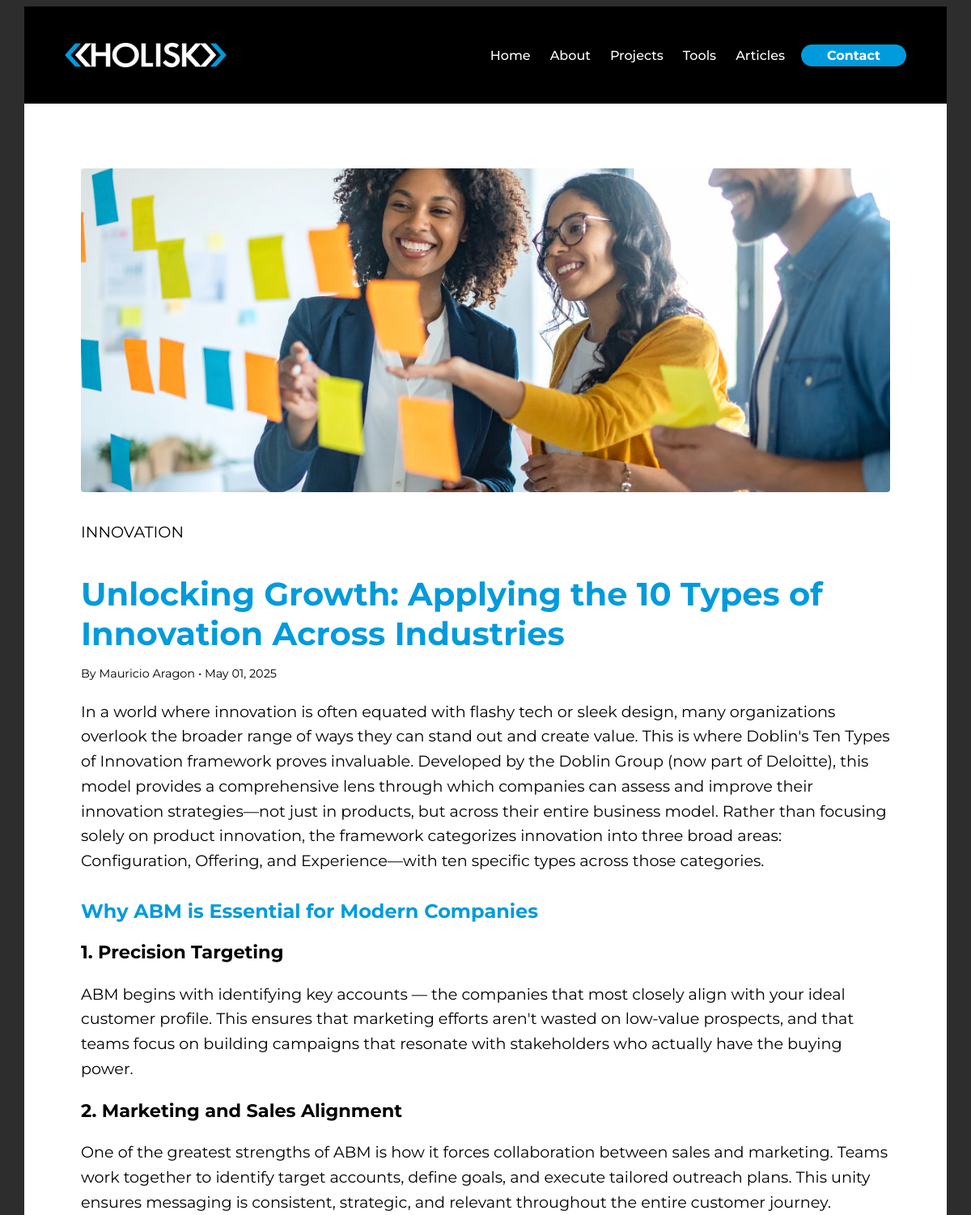
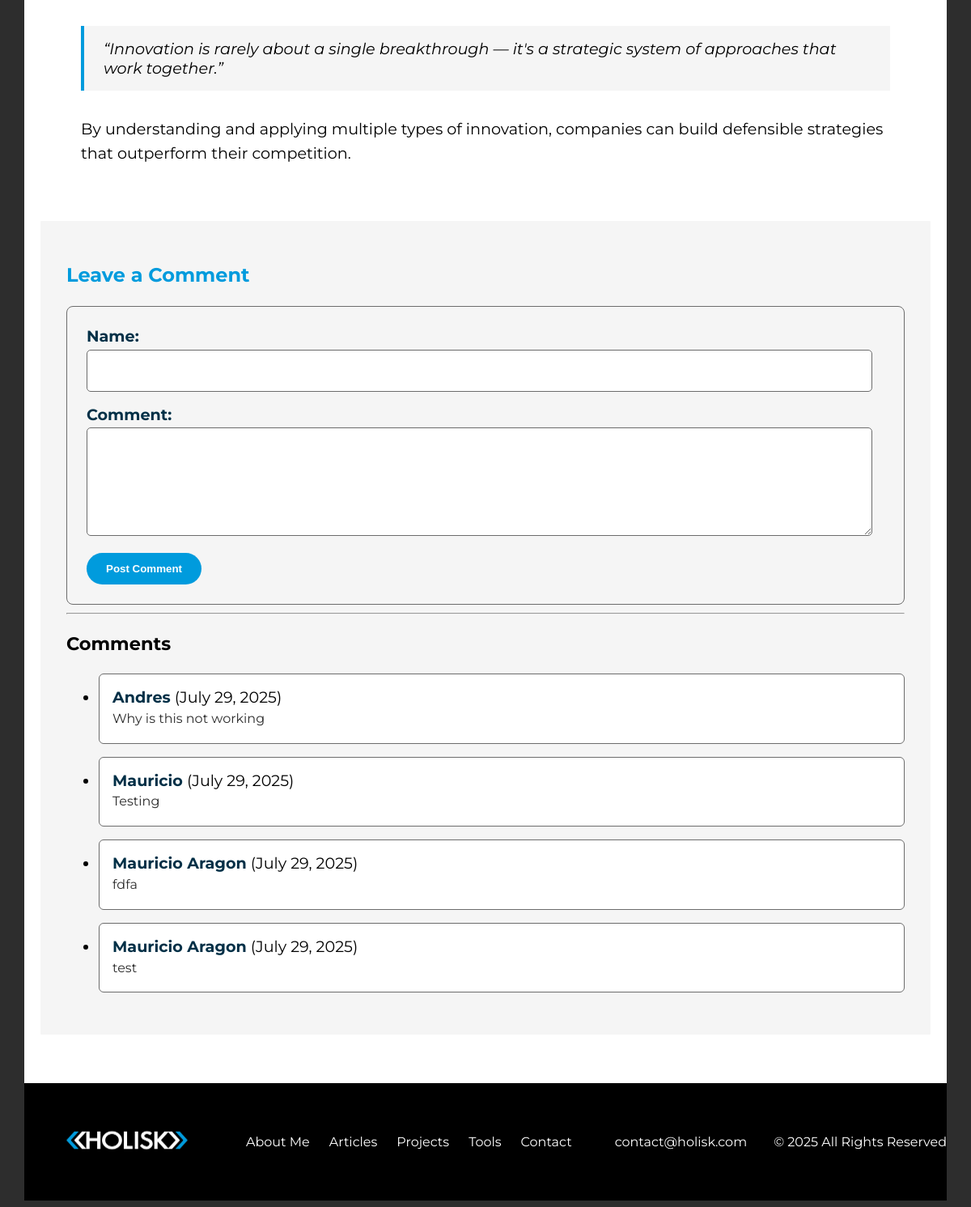
Page /articles/unlocking-growth-applying-the-10-types-of-innovation-across-industries on the committed database (2 pictures, top to bottom).
### articles_data.py (models this page shows, shortened)
class Article(db.Model):
    id = db.Column(db.Integer, primary_key=True)
    title = db.Column(db.String(200), nullable=False)
    slug = db.Column(db.String(200), unique=True, nullable=False)
    tag = db.Column(db.String(50), nullable=False)
    summary = db.Column(db.Text, nullable=False)
    image = db.Column(db.String(200), nullable=False)
    author = db.Column(db.String(100), default='Mauricio Aragon')
    published_on = db.Column(db.Date, default=datetime.utcnow)
    content = db.Column(db.Text, nullable=False)

class Comment(db.Model):
    id = db.Column(db.Integer, primary_key=True)
    article_id = db.Column(db.Integer, db.ForeignKey('article.id'), nullable=False)
    name = db.Column(db.String(100), nullable=False)
    content = db.Column(db.Text, nullable=False)
    created_at = db.Column(db.DateTime, default=datetime.utcnow)
    article = db.relationship('Article', backref=db.backref('comments', lazy=True))

### app.py (the view, shortened to what this page needs)
@app.route('/articles/<slug>', methods=['GET', 'POST'])
def article_detail(slug):
    article = Article.query.filter_by(slug=slug).first_or_404()
    comments = Comment.query.filter_by(article_id=article.id).order_by(Comment.created_at.desc()).all()
    return render_template('article_detail.html', article=article, comments=comments)

### templates/article_detail.html (shortened to what this page needs)
{% extends "base.html" %}
{% block extra_css %}
<link rel="stylesheet" href="{{ url_for('static', filename='css/individual_articles.css') }}">
{% endblock %}
{% block content %}
<section class="article-page">
  <article class="article-content">
    <img src="{{ url_for('static', filename=article.image) }}" alt="{{ article.title }}" class="article-hero" />
    <span class="tag">{{ article.tag }}</span>
    <h1>{{ article.title }}</h1>
    <p class="article-meta">By {{ article.author }} • {{ article.published_on.strftime('%B %d, %Y') }}</p>
    <div class="article-body">
      {{ article.content | safe }}
    </div>
  </article>
  <section class="comments-section">
    <h2>Leave a Comment</h2>
    <form method="POST">
      <div class="form-group">
        <label for="name">Name:</label>
        <input type="text" name="name" id="name" required>
      </div>
      <div class="form-group">
        <label for="content">Comment:</label>
        <textarea name="content" id="content" rows="4" required></textarea>
      </div>
      <button type="submit" class="cta-btn">Post Comment</button>
    </form>
    <hr>
    <h3>Comments</h3>
    {% if comments %}
      <ul class="comment-list">
        {% for comment in comments %}
          <li class="comment">
            <strong>{{ comment.name }}</strong> <span class="comment-date">({{ comment.created_at.strftime('%B %d, %Y') }})</span>
            <p>{{ comment.content }}</p>
          </li>
        {% endfor %}
      </ul>
    {% else %}
      <p>No comments yet. Be the first to leave one!</p>
    {% endif %}
  </section>
</section>
{% endblock %}

### templates/base.html (shortened to what this page needs)
<!DOCTYPE html>
<html lang="en">
<head>
    <link rel="stylesheet" href="{{ url_for('static', filename='css/main.css') }}">
    <link rel="stylesheet" href="{{ url_for('static', filename='css/responsive.css') }}">
    {% block extra_css %}{% endblock %}
</head>
<body>
<header>
  <div class="nav-container">
    <div class="logo">
      <a href="{{ url_for('index') }}">
        <img src="{{ url_for('static', filename='images/holisk_logo_negative.webp') }}" alt="Holisk Logo" class="logo-img">
      </a>
    </div>
    <div class="second-nav-container">
    <nav class="main-nav" id="nav-menu">
      <ul>
        <li><a href="{{ url_for('index') }}">Home</a></li>
        <li><a href="{{ url_for('about') }}">About</a></li>
        <li><a href="{{ url_for('projects') }}">Projects</a></li>
        <li><a href="{{ url_for('tools') }}">Tools</a></li>
        <li><a href="{{ url_for('articles') }}">Articles</a></li>
      </ul>
    </nav>
    <a href="{{ url_for('contact') }}" class="nav-cta-btn">Contact</a>
    </div>
  </div>
</header>
  <div class="body-container">
      <main>
          {% block content %}{% endblock %}
      </main>
  </div>
  <footer class="footer">
    <div class="footer-elements">
      <div class="footer-logo">
        <a href="{{ url_for('index') }}">
          <img src="{{ url_for('static', filename='images/holisk_logo_negative.webp') }}" alt="Holisk Logo">
        </a>
      </div>
      <div class="footer-links">
        <ul>
          <li><a href="{{ url_for('about') }}">About Me</a></li>
          <li><a href="{{ url_for('articles') }}">Articles</a></li>
          <li><a href="{{ url_for('projects') }}">Projects</a></li>
          <li><a href="{{ url_for('tools') }}">Tools</a></li>
          <li><a href="{{ url_for('contact') }}">Contact</a></li>
        </ul>
      </div>
    </div>
      <div class="footer-contact">
        <p>contact@holisk.com</p>
      </div>
      <div class="footer-legal">
        <p>&copy; 2025 All Rights Reserved</p>
      </div>
  </footer>
</body>
</html>

### static/css/main.css (style rules this page uses)
:root { --color-white: #ffffff; --color-black: #000000; --color-grey-light: #f5f5f5; --color-grey-medium: #6c6c6c; --color-grey-dark: #2d2d2d; --color-yellow-light: #ffb703; --color-orange: #fb8500; --color-blue-light: #8ecae6; --color-blue: #009bdd; --color-dark-blue: #023047; }
body { font-family: "Montserrat", sans-serif; font-optical-sizing: auto; font-style: normal; font-size: 1rem; background-color: var(--color-grey-dark); color: var(--color-black); }
.body-container { max-width: 1140px; margin: 0 auto; }
header { position: sticky; top: 0; z-index: 1000; background-color: var(--color-black); max-width: 1140px; margin: auto; }
.nav-container { max-width: 1140px; margin: 0 auto; padding: 0 50px; display: flex; align-items: center; justify-content: space-between; height: 120px; box-sizing: border-box; }
.second-nav-container { display: flex; align-items: center; }
.logo img { max-width: 200px; height: auto; display: block; }
.main-nav ul { display: flex; gap: 1.5rem; list-style: none; margin: 0; padding: 20px; }
.main-nav a { color: var(--color-white); text-decoration: none; font-weight: 500; }
.nav-cta-btn { display: inline-block; background-color: var(--color-blue); color: var(--color-white); padding: 0.25rem 2rem; border: none; border-radius: 15px; text-decoration: none; font-weight: bold; transition: background-color 0.3s ease; }
footer { background: var(--color-black); color: var(--color-white); display: flex; flex-wrap: wrap; justify-content: space-between; max-width: 1140px; margin: auto; align-items: center; }
.footer-elements { display: flex; align-items: center; text-align: center; padding: 20px; }
.footer img { height: auto; width: 150px; padding: 2rem; }
footer ul { display: flex; gap: 1.5rem; list-style: none; }
.footer-links a { font-size: 1rem; color: var(--color-white); text-decoration: none; transition: color 0.3s ease; }

### static/css/individual_articles.css (style rules this page uses)
.article-page { background-color: var(--color-white); padding: 60px 20px; max-width: 1400px; margin: auto; font-family: "Montserrat", sans-serif; font-size: 1.2rem; }
.article-content { color: var(--color-black); padding: 20px 50px; }
.article-hero { width: 100%; max-height: 400px; object-fit: cover; margin-bottom: 2rem; border-radius: 4px; }
.article-meta { font-size: 0.9rem; color: var(--color-grey); margin-bottom: 2rem; }
.article-content h1 { font-size: 2.5rem; color: var(--color-blue); margin-bottom: 0.5rem; }
.article-content h2 { margin-top: 2rem; color: var(--color-blue); font-size: 1.5rem; }
.article-content p { line-height: 1.6; margin-bottom: 1rem; }
.article-page blockquote { margin: 2rem 0; padding: 1rem 1.5rem; background-color: var(--color-grey-light); border-left: 4px solid var(--color-blue); font-style: italic; }
.comments-section { margin-top: 2rem; background: var(--color-grey-light); padding: 2rem; border-radius: 1px; }
.comments-section h2 { font-size: 1.5rem; color: var(--color-blue); margin-bottom: 1rem; }
.comment { background: var(--color-white); border: 1px solid var(--color-grey-medium); border-radius: 6px; padding: 1rem; margin-bottom: 1rem; }
.comment p { margin: 0.3rem 0; font-size: 1rem; color: var(--color-grey-dark); }
.comment strong { color: var(--color-dark-blue); font-weight: bold; }
form { margin-top: 1.5rem; background: var(--color-grey-light); padding: 1.5rem; border: 1px solid var(--color-grey-medium); border-radius: 8px; }
form .form-group { margin-bottom: 1rem; }
form label { font-weight: bold; color: var(--color-dark-blue); display: block; margin-bottom: 0.3rem; }
form input, form textarea { width: 95%; padding: 1rem; border: 1px solid var(--color-grey-medium); border-radius: 5px; font-size: 1rem; max-width: 100%; }
form textarea { resize: vertical; min-height: 100px; max-width: 100%; }
form button { display: inline-block; background: var(--color-blue); color: var(--color-white); border: none; padding: 0.75rem 1.5rem; border-radius: 20px; font-weight: bold; cursor: pointer; transition: background-color 0.3s ease; }

### rows in the picture
Article: image (picture), tag "INNOVATION", title "Unlocking Growth: Applying the 10 Types of Innovation Across Industries", author "Mauricio Aragon", published_on "May 01, 2025", content "In a world where innovation is often equated with flashy tech or sleek design, many organizations overlook the broader range of ways they can stand out and create value. This is where Doblin's Ten Types of Innovation framework proves invaluable. Developed by the Doblin Group (now part of Deloitte), this model provides a comprehensive lens through which companies can assess and improve their innovation strategies—not just in products, but across their entire business model. Rather than focusing solely on product innovation, the framework categorizes innovation into three broad areas: Configuration, Offering, and Experience—with ten specific types across those categories. Why ABM is Essential…"
Comment: name "Andres", created_at "July 29, 2025", content "Why is this not working"
Comment: name "Mauricio", created_at "July 29, 2025", content "Testing"
Comment: name "Mauricio Aragon", created_at "July 29, 2025", content "fdfa"
Comment: name "Mauricio Aragon", created_at "July 29, 2025", content "test"
